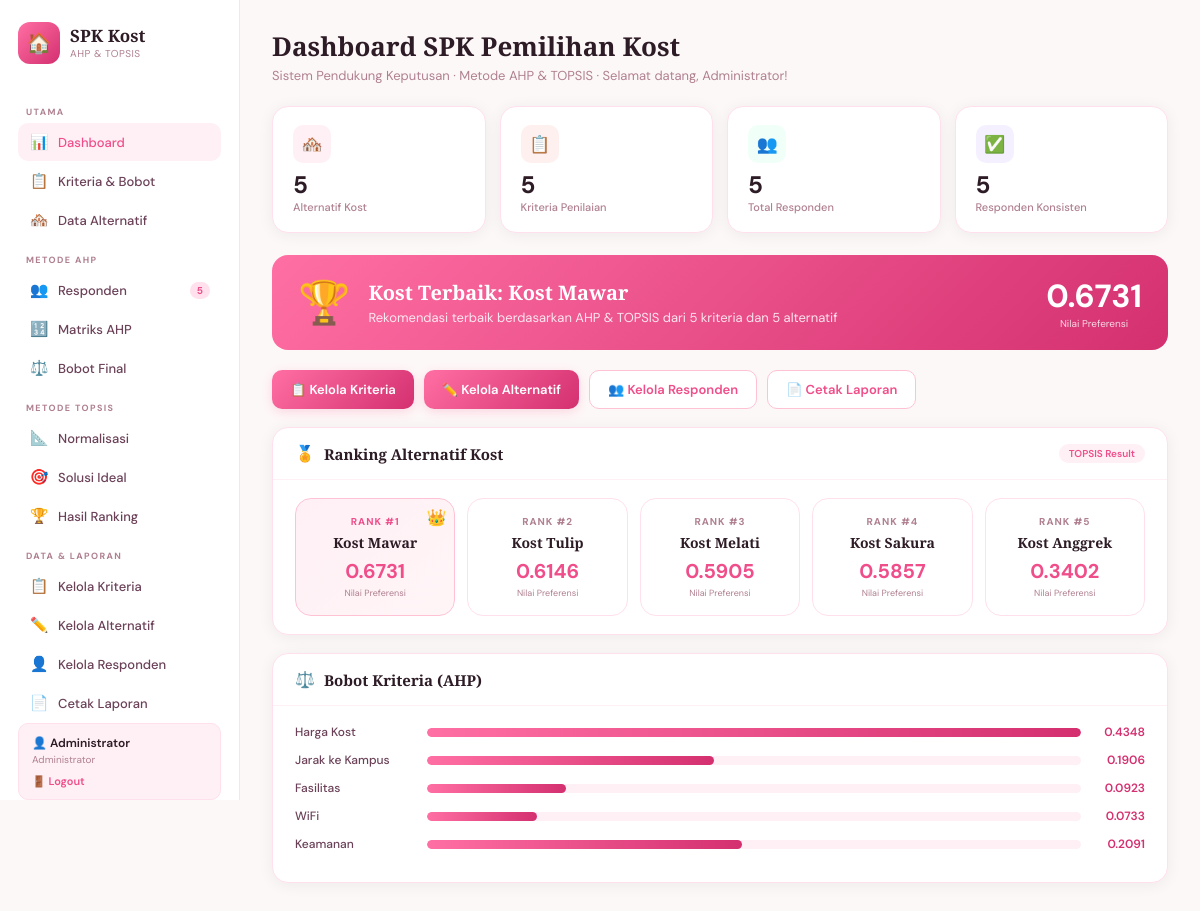
/index.php (signed in), run on the app's committed database.
### tables this page shows
CREATE TABLE IF NOT EXISTS kriteria (
  id INT AUTO_INCREMENT PRIMARY KEY,
  kode VARCHAR(10),
  nama VARCHAR(100),
  jenis ENUM('cost','benefit'),
  bobot DECIMAL(10,6) DEFAULT 0
);

### fungsi_ahp.php (called while the page is built)
<?php
function hitungAHP($matriks) {
    $n = count($matriks);
    $jumlah_kolom = array_fill(0, $n, 0);
    for ($j = 0; $j < $n; $j++) {
        for ($i = 0; $i < $n; $i++) {
            $jumlah_kolom[$j] += $matriks[$i][$j];
        }
    }
    $normalisasi = [];
    for ($i = 0; $i < $n; $i++) {
        for ($j = 0; $j < $n; $j++) {
            $normalisasi[$i][$j] = $matriks[$i][$j] / $jumlah_kolom[$j];
        }
    }
    $prioritas = [];
    for ($i = 0; $i < $n; $i++) {
        $prioritas[$i] = array_sum($normalisasi[$i]) / $n;
    }
    $lambda_max = 0;
    for ($j = 0; $j < $n; $j++) {
        $lambda_max += $jumlah_kolom[$j] * $prioritas[$j];
    }
    $CI = ($lambda_max - $n) / ($n - 1);
    $RI = 1.12;
    $CR = $CI / $RI;
    return [
        'jumlah_kolom'  => $jumlah_kolom,
        'normalisasi'   => $normalisasi,
        'prioritas'     => $prioritas,
        'lambda_max'    => $lambda_max,
        'CI'            => $CI,
        'RI'            => $RI,
        'CR'            => $CR,
        'konsisten'     => ($CR < 0.1)
    ];
}
function ambilMatriksResponden($conn, $responden_id) {
    $matriks = [];
    $sql = "SELECT baris, kolom, nilai FROM matriks_ahp
            WHERE responden_id = $responden_id
            ORDER BY baris, kolom";
    $result = $conn->query($sql);
    while ($row = $result->fetch_assoc()) {
        $matriks[$row['baris']-1][$row['kolom']-1] = (float)$row['nilai'];
    }
    return $matriks;
}
function hitungBobotFinal($conn) {
    $responden_list = $conn->query("SELECT id FROM responden WHERE status = 'konsisten'");
    $semua_prioritas = [];
    while ($r = $responden_list->fetch_assoc()) {
        $matriks = ambilMatriksResponden($conn, $r['id']);
        $hasil   = hitungAHP($matriks);
        $semua_prioritas[] = $hasil['prioritas'];
    }
    $n_kriteria = 5;
    $n_resp     = count($semua_prioritas);
    $geomean = [];
    for ($j = 0; $j < $n_kriteria; $j++) {
        $produk = 1;
        foreach ($semua_prioritas as $p) {
            $produk *= $p[$j];
        }
        $geomean[$j] = pow($produk, 1/$n_resp);
    }
    $total    = array_sum($geomean);
    $bobot    = [];
    for ($j = 0; $j < $n_kriteria; $j++) {
        $bobot[$j] = $geomean[$j] / $total;
    }
    return $bobot;
}
?>

### fungsi_topsis.php (called while the page is built)
<?php
function hitungTOPSIS($conn, $bobot) {
    $result = $conn->query("SELECT * FROM alternatif ORDER BY id");
    $alternatif = [];
    while ($row = $result->fetch_assoc()) {
        $alternatif[] = $row;
    }
    $res_kriteria = $conn->query("SELECT jenis FROM kriteria ORDER BY id");
    $jenis = [];
    while ($k = $res_kriteria->fetch_assoc()) {
        $jenis[] = $k['jenis'];
    }
    $n_alt  = count($alternatif);
    $n_krit = 5;
    $X = [];
    for ($i = 0; $i < $n_alt; $i++) {
        $X[$i] = [
            (float)$alternatif[$i]['c1'],
            (float)$alternatif[$i]['c2'],
            (float)$alternatif[$i]['c3'],
            (float)$alternatif[$i]['c4'],
            (float)$alternatif[$i]['c5'],
        ];
    }
    $R = [];
    for ($j = 0; $j < $n_krit; $j++) {
        $sum_sq = 0;
        for ($i = 0; $i < $n_alt; $i++) {
            $sum_sq += pow($X[$i][$j], 2);
        }
        $pembagi = sqrt($sum_sq);
        for ($i = 0; $i < $n_alt; $i++) {
            $R[$i][$j] = $X[$i][$j] / $pembagi;
        }
    }
    $Y = [];
    for ($i = 0; $i < $n_alt; $i++) {
        for ($j = 0; $j < $n_krit; $j++) {
            $Y[$i][$j] = $R[$i][$j] * $bobot[$j];
        }
    }
    $Aplus = [];
    $Amin  = [];
    for ($j = 0; $j < $n_krit; $j++) {
        $col = array_column($Y, $j);
        if ($jenis[$j] == 'benefit') {
            $Aplus[$j] = max($col);
            $Amin[$j]  = min($col);
        } else {
            $Aplus[$j] = min($col);
            $Amin[$j]  = max($col);
        }
    }
    $Dplus = [];
    $Dmin  = [];
    for ($i = 0; $i < $n_alt; $i++) {
        $sum_plus = 0;
        $sum_min  = 0;
        for ($j = 0; $j < $n_krit; $j++) {
            $sum_plus += pow($Y[$i][$j] - $Aplus[$j], 2);
            $sum_min  += pow($Y[$i][$j] - $Amin[$j], 2);
        }
        $Dplus[$i] = sqrt($sum_plus);
        $Dmin[$i]  = sqrt($sum_min);
    }
    $V = [];
    for ($i = 0; $i < $n_alt; $i++) {
        $V[$i] = $Dmin[$i] / ($Dmin[$i] + $Dplus[$i]);
    }
    $hasil = [];
    for ($i = 0; $i < $n_alt; $i++) {
        $hasil[] = [
            'id'          => $alternatif[$i]['id'],
            'kode'        => $alternatif[$i]['kode'],
            'nama'        => $alternatif[$i]['nama'],
            'data'        => $X[$i],
            'R'           => $R[$i],
            'Y'           => $Y[$i],
            'Dplus'       => $Dplus[$i],
            'Dmin'        => $Dmin[$i],
            'preferensi'  => $V[$i],
        ];
    }
    usort($hasil, fn($a, $b) => $b['preferensi'] <=> $a['preferensi']);
    for ($i = 0; $i < count($hasil); $i++) {
        $hasil[$i]['ranking'] = $i + 1;
    }
    return [
        'alternatif' => $hasil,
        'X'          => $X,
        'R'          => $R,
        'Y'          => $Y,
        'Aplus'      => $Aplus,
        'Amin'       => $Amin,
        'Dplus'      => $Dplus,
        'Dmin'       => $Dmin,
    ];
}
?>

### index.php (the view, shortened to what this page needs)
<?php
require_once 'koneksi.php';
require_once 'fungsi_ahp.php';
require_once 'fungsi_topsis.php';
$responden_all = $conn->query("SELECT id, nama FROM responden ORDER BY id");
$data_responden = [];
while ($r = $responden_all->fetch_assoc()) {
    $matriks = ambilMatriksResponden($conn, $r['id']);
    $hasil_r = hitungAHP($matriks);
    $status  = $hasil_r['konsisten'] ? 'konsisten' : 'tidak_konsisten';
    $cr      = $hasil_r['CR'];
    $conn->query("UPDATE responden SET status='$status', cr=$cr WHERE id={$r['id']}");
    $data_responden[] = array_merge($r, $hasil_r, ['matriks' => $matriks]);
}
$bobot_final = hitungBobotFinal($conn);
$kriteria_ids = $conn->query("SELECT id FROM kriteria ORDER BY id");
$idx = 0;
while ($k = $kriteria_ids->fetch_assoc()) {
    $b = $bobot_final[$idx];
    $conn->query("UPDATE kriteria SET bobot=$b WHERE id={$k['id']}");
    $idx++;
}
$kriteria_data = [];
$res_k = $conn->query("SELECT * FROM kriteria ORDER BY id");
while ($k = $res_k->fetch_assoc()) $kriteria_data[] = $k;
$hasil_topsis = hitungTOPSIS($conn, $bobot_final);
$ranking      = $hasil_topsis['alternatif'];
$terbaik      = $ranking[0];
$user_nama = htmlspecialchars($_SESSION['nama'] ?? $_SESSION['user']);
?>
<!DOCTYPE html>
<html lang="id">
<head>
</head>
<body>
<aside class="sidebar">
  <div class="sidebar-logo">
    <div class="logo-icon">🏠</div>
    <div>
      <div class="logo-text">SPK Kost</div>
      <div class="logo-sub">AHP &amp; TOPSIS</div>
    </div>
  </div>
  <div class="nav-label">Utama</div>
  <a class="nav-item active" onclick="show('dashboard')"><span class="nav-icon">📊</span>Dashboard</a>
  <a class="nav-item" onclick="show('kriteria')"><span class="nav-icon">📋</span>Kriteria &amp; Bobot</a>
  <a class="nav-item" onclick="show('alternatif')"><span class="nav-icon">🏘️</span>Data Alternatif</a>
  <div class="nav-label">Metode AHP</div>
  <a class="nav-item" onclick="show('responden')"><span class="nav-icon">👥</span>Responden<span class="nav-badge">5</span></a>
  <a class="nav-item" onclick="show('matriks')"><span class="nav-icon">🔢</span>Matriks AHP</a>
  <a class="nav-item" onclick="show('bobot')"><span class="nav-icon">⚖️</span>Bobot Final</a>
  <div class="nav-label">Metode TOPSIS</div>
  <a class="nav-item" onclick="show('normalisasi')"><span class="nav-icon">📐</span>Normalisasi</a>
  <a class="nav-item" onclick="show('ideal')"><span class="nav-icon">🎯</span>Solusi Ideal</a>
  <a class="nav-item" onclick="show('ranking')"><span class="nav-icon">🏆</span>Hasil Ranking</a>
  <div class="nav-label">Data &amp; Laporan</div>
  <a class="nav-item" href="crud_kriteria.php"><span class="nav-icon">📋</span>Kelola Kriteria</a>
  <a class="nav-item" href="crud_alternatif.php"><span class="nav-icon">✏️</span>Kelola Alternatif</a>
  <a class="nav-item" href="crud_responden.php"><span class="nav-icon">👤</span>Kelola Responden</a>
  <a class="nav-item" href="laporan.php" target="_blank"><span class="nav-icon">📄</span>Cetak Laporan</a>
  <div class="user-box">
    <div class="user-box-name">👤 <?= $user_nama ?></div>
    <div class="user-box-role">Administrator</div>
    <a href="logout.php" class="user-box-logout">🚪 Logout</a>
  </div>
</aside>
<main class="main">
<section id="dashboard" class="section active">
  <div class="page-header">
    <div class="page-title">Dashboard SPK Pemilihan Kost</div>
    <div class="page-sub">Sistem Pendukung Keputusan · Metode AHP &amp; TOPSIS · Selamat datang, <?= $user_nama ?>!</div>
  </div>
  <div class="stats-grid">
    <div class="stat-card">
      <div class="stat-icon ic-pink">🏘️</div>
      <div class="stat-value"><?= $conn->query("SELECT COUNT(*) as n FROM alternatif")->fetch_assoc()['n'] ?></div>
      <div class="stat-label">Alternatif Kost</div>
    </div>
    <div class="stat-card">
      <div class="stat-icon ic-rose">📋</div>
      <div class="stat-value">5</div>
      <div class="stat-label">Kriteria Penilaian</div>
    </div>
    <div class="stat-card">
      <div class="stat-icon ic-mint">👥</div>
      <div class="stat-value"><?= count($data_responden) ?></div>
      <div class="stat-label">Total Responden</div>
    </div>
    <div class="stat-card">
      <div class="stat-icon ic-lav">✅</div>
      <div class="stat-value"><?= count(array_filter($data_responden, fn($r)=>$r['konsisten'])) ?></div>
      <div class="stat-label">Responden Konsisten</div>
    </div>
  </div>
  <div class="winner-banner">
    <div class="w-icon">🏆</div>
    <div>
      <h2>Kost Terbaik: <?= htmlspecialchars($terbaik['nama']) ?></h2>
      <p>Rekomendasi terbaik berdasarkan AHP &amp; TOPSIS dari 5 kriteria dan <?= count($ranking) ?> alternatif</p>
    </div>
    <div class="w-score">
      <div class="w-val"><?= number_format($terbaik['preferensi'],4) ?></div>
      <div class="w-lbl">Nilai Preferensi</div>
    </div>
  </div>
  <div class="action-bar">
    <a href="crud_kriteria.php" class="btn-action btn-pink">📋 Kelola Kriteria</a>
    <a href="crud_alternatif.php" class="btn-action btn-pink">✏️ Kelola Alternatif</a>
    <a href="crud_responden.php" class="btn-action btn-outline">👥 Kelola Responden</a>
    <a href="laporan.php" target="_blank" class="btn-action btn-outline">📄 Cetak Laporan</a>
  </div>
  <div class="card">
    <div class="card-header"><span>🏅</span><div class="card-title">Ranking Alternatif Kost</div><span class="card-badge">TOPSIS Result</span></div>
    <div class="card-body">
      <div class="rank-grid">
        <?php foreach ($ranking as $r): ?>
        <div class="rank-card <?= $r['ranking']==1?'r1':'ro' ?>">
          <?php if($r['ranking']==1): ?><div class="crown">👑</div><?php endif; ?>
          <div class="rank-num">RANK #<?= $r['ranking'] ?></div>
          <div class="rank-name"><?= htmlspecialchars($r['nama']) ?></div>
          <div class="rank-score"><?= number_format($r['preferensi'],4) ?></div>
          <div class="rank-lbl">Nilai Preferensi</div>
        </div>
        <?php endforeach; ?>
      </div>
    </div>
  </div>
  <div class="card">
    <div class="card-header"><span>⚖️</span><div class="card-title">Bobot Kriteria (AHP)</div></div>
    <div class="card-body">
      <?php
      $maxB = max($bobot_final);
      foreach ($kriteria_data as $i => $k):
        $pct = ($bobot_final[$i]/$maxB)*100;
      ?>
      <div class="bobot-item">
        <div class="bobot-label"><?= htmlspecialchars($k['nama']) ?></div>
        <div class="bobot-bar-wrap"><div class="bobot-bar" style="width:<?= $pct ?>%"></div></div>
        <div class="bobot-val"><?= number_format($bobot_final[$i],4) ?></div>
      </div>
      <?php endforeach; ?>
    </div>
  </div>
</section>
</main>
</body>
</html>

### data on the page
kriteria: nama "Harga Kost", $pct 100 (drawn), i "0.4348"
kriteria: nama "Jarak ke Kampus", $pct 43.829749320215 (drawn), i "0.1906"
kriteria: nama "Fasilitas", $pct 21.216098515096 (drawn), i "0.0923"
kriteria: nama "WiFi", $pct 16.848569483891 (drawn), i "0.0733"
kriteria: nama "Keamanan", $pct 48.089446050955 (drawn), i "0.2091"

### other printed values
$user_nama "Administrator"
count($data_responden) "5"
count(array_filter($data_responden, fn($r)=>$r['konsisten'])) "5"
$terbaik['nama'] "Kost Mawar"
count($ranking) "5"
$terbaik['preferensi'] "0.6731"
$r['ranking'] "1"
$r['nama'] "Kost Mawar"
$r['preferensi'] "0.6731"
$r['ranking'] "2"
$r['nama'] "Kost Tulip"
$r['preferensi'] "0.6146"
$r['ranking'] "3"
$r['nama'] "Kost Melati"
$r['preferensi'] "0.5905"
